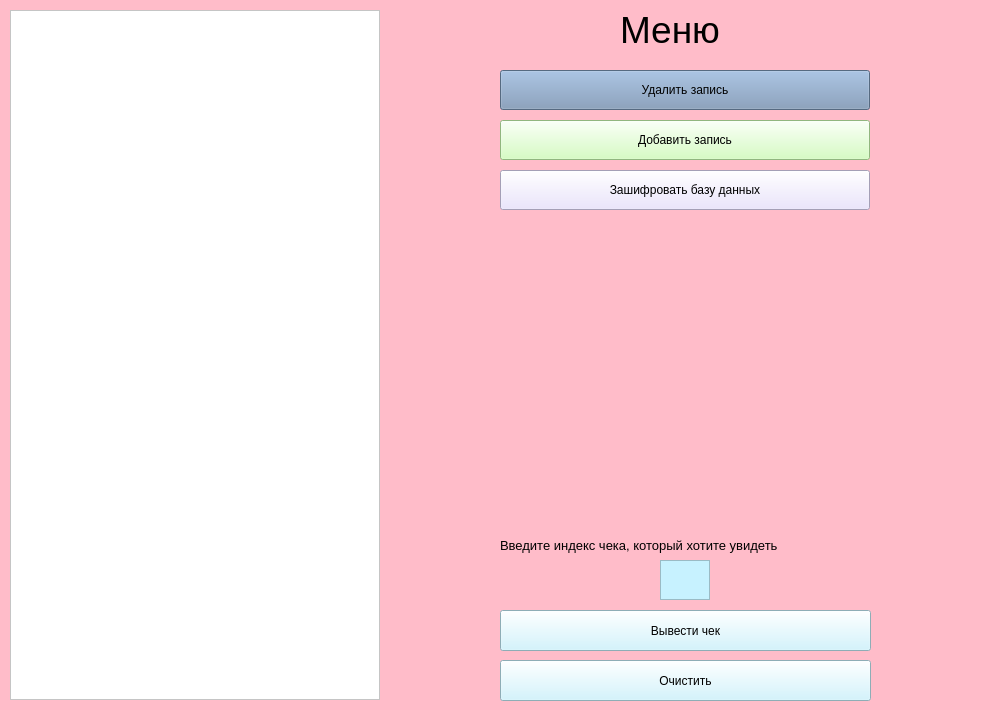
<?xml version="1.0" encoding="UTF-8"?>
<ui version="4.0">
 <class>MainWindow</class>
 <widget class="QMainWindow" name="MainWindow">
  <property name="geometry">
   <rect>
    <x>0</x>
    <y>0</y>
    <width>1000</width>
    <height>710</height>
   </rect>
  </property>
  <property name="minimumSize">
   <size>
    <width>0</width>
    <height>0</height>
   </size>
  </property>
  <property name="maximumSize">
   <size>
    <width>1000</width>
    <height>710</height>
   </size>
  </property>
  <property name="windowTitle">
   <string>MainWindow</string>
  </property>
  <property name="styleSheet">
   <string notr="true">background-color: rgb(208, 198, 255);
background-color: rgb(255, 188, 201);</string>
  </property>
  <widget class="QWidget" name="centralwidget">
   <widget class="QTextEdit" name="CheckOutput">
    <property name="geometry">
     <rect>
      <x>10</x>
      <y>10</y>
      <width>370</width>
      <height>690</height>
     </rect>
    </property>
    <property name="font">
     <font>
      <pointsize>11</pointsize>
     </font>
    </property>
    <property name="styleSheet">
     <string notr="true">background-color: rgb(255, 255, 255);</string>
    </property>
   </widget>
   <widget class="QPushButton" name="GenButt">
    <property name="geometry">
     <rect>
      <x>500</x>
      <y>610</y>
      <width>371</width>
      <height>41</height>
     </rect>
    </property>
    <property name="styleSheet">
     <string notr="true">background-color: rgb(199, 242, 255);</string>
    </property>
    <property name="text">
     <string>Вывести чек</string>
    </property>
   </widget>
   <widget class="QPushButton" name="ClearButt">
    <property name="geometry">
     <rect>
      <x>500</x>
      <y>660</y>
      <width>371</width>
      <height>41</height>
     </rect>
    </property>
    <property name="styleSheet">
     <string notr="true">background-color: rgb(199, 242, 255);</string>
    </property>
    <property name="text">
     <string>Очистить</string>
    </property>
   </widget>
   <widget class="QPushButton" name="gotodel">
    <property name="geometry">
     <rect>
      <x>500</x>
      <y>70</y>
      <width>370</width>
      <height>40</height>
     </rect>
    </property>
    <property name="styleSheet">
     <string notr="true">background-color: rgb(121, 148, 181);</string>
    </property>
    <property name="text">
     <string>Удалить запись</string>
    </property>
   </widget>
   <widget class="QPushButton" name="gotoadd">
    <property name="geometry">
     <rect>
      <x>500</x>
      <y>120</y>
      <width>370</width>
      <height>40</height>
     </rect>
    </property>
    <property name="styleSheet">
     <string notr="true">background-color: rgb(203, 255, 178);
</string>
    </property>
    <property name="text">
     <string>Добавить запись</string>
    </property>
   </widget>
   <widget class="QLabel" name="label">
    <property name="geometry">
     <rect>
      <x>620</x>
      <y>10</y>
      <width>131</width>
      <height>40</height>
     </rect>
    </property>
    <property name="font">
     <font>
      <pointsize>28</pointsize>
     </font>
    </property>
    <property name="text">
     <string>Меню</string>
    </property>
   </widget>
   <widget class="QLabel" name="label_2">
    <property name="geometry">
     <rect>
      <x>500</x>
      <y>530</y>
      <width>370</width>
      <height>30</height>
     </rect>
    </property>
    <property name="font">
     <font>
      <pointsize>10</pointsize>
     </font>
    </property>
    <property name="text">
     <string>Введите индекс чека, который хотите увидеть</string>
    </property>
   </widget>
   <widget class="QTextEdit" name="get_idx">
    <property name="geometry">
     <rect>
      <x>660</x>
      <y>560</y>
      <width>50</width>
      <height>40</height>
     </rect>
    </property>
    <property name="styleSheet">
     <string notr="true">background-color: rgb(199, 242, 255);</string>
    </property>
   </widget>
   <widget class="QPushButton" name="cipherBtn">
    <property name="geometry">
     <rect>
      <x>500</x>
      <y>170</y>
      <width>370</width>
      <height>40</height>
     </rect>
    </property>
    <property name="styleSheet">
     <string notr="true">background-color: rgb(230, 222, 255);</string>
    </property>
    <property name="text">
     <string>Зашифровать базу данных</string>
    </property>
   </widget>
  </widget>
 </widget>
 <resources/>
 <connections/>
</ui>
